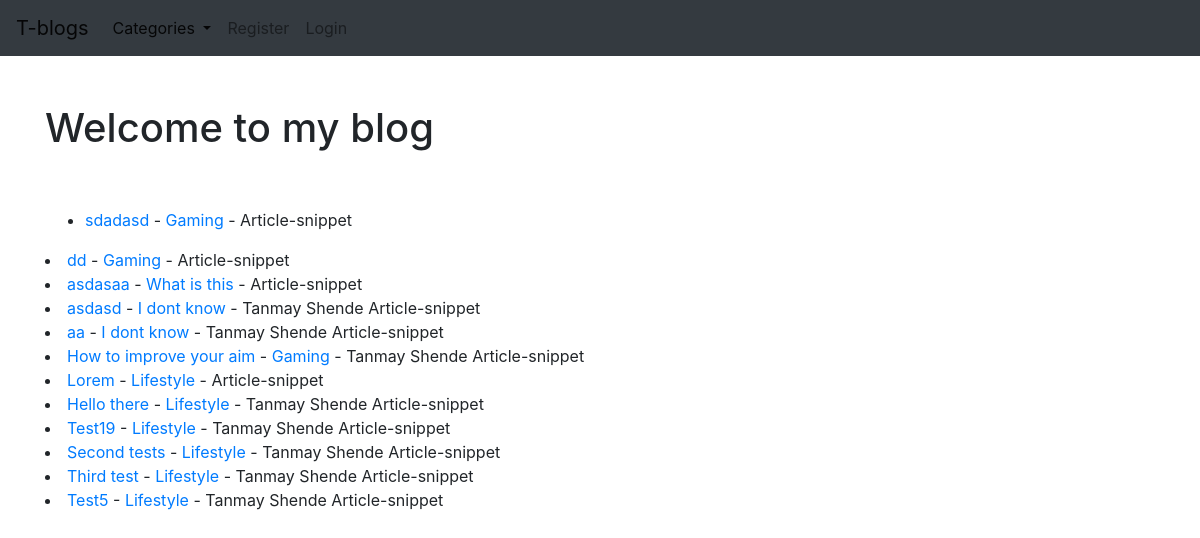
Before: / with the older database file.
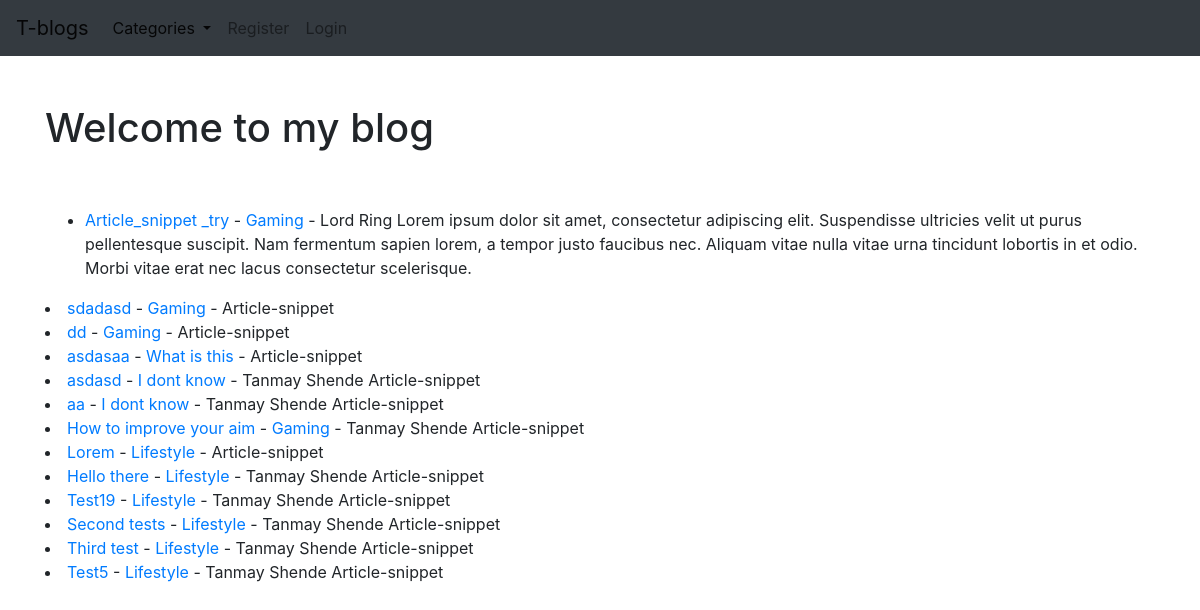
After: the same page with the newer database file.
### myblog/models.py (models this page shows, shortened)
class Blogpost(models.Model):
    title=models.CharField(max_length=100)
    title_tag = models.CharField(max_length=100)
    body=RichTextField(blank=True,null=True)
    author=models.ForeignKey(User,on_delete=models.CASCADE)
    date_posted=models.DateTimeField(auto_now_add=True)
    categories=models.CharField(max_length=100)
    slug = models.SlugField(max_length = 250, null = True, blank = True)
    like=models.ManyToManyField(User,related_name='likes')
    snippet=models.CharField(max_length=300)

### myblog/views.py (the view)
# urls.py: path('', Homeview.as_view(), name='home'),
class Homeview(ListView):
    model = Blogpost
    template_name = 'home.html'
    ordering = ['-date_posted']
    def get_context_data(self, *args, **kwargs):
        cat_menu = Categories.objects.all()
        context = super(Homeview, self).get_context_data(*args, **kwargs)
        context['cat_menu'] = cat_menu
        return context

### myblog/models.py (called while the page is built)
    def __str__(self):
        return self.name

### templates/home.html (shortened to what this page needs)
{% extends 'base.html' %}
{% block content %}
<h1>Welcome to my blog {{ user.username }} </h1>
    <br>
    <br>
    <ul>
{% for post in object_list %}
         <li>
        <a href={% url 'article_detail' post.pk  %}>{{ post.title }}</a> - <a href="{% url 'url_category' post.categories|slugify%}">{{ post.categories }}</a> -   {{ post.author.first_name }}  {{ post.author.last_name }}
    {{ post.snippet }}
    </li>
    </ul>
{% endfor %}
{% endblock %}

### templates/base.html (shortened to what this page needs)
<!doctype html>
<html lang="en">
  <head>
    <link rel="stylesheet" href="https://cdn.jsdelivr.net/npm/bootstrap@4.5.3/dist/css/bootstrap.min.css">
      <nav class="navbar navbar-expand-lg navbar-light bg-dark">
  <a class="navbar-brand" href="{% url 'home' %}">T-blogs</a>
  <div class="collapse navbar-collapse" id="navbarNavAltMarkup">
    <div class="navbar-nav">
{% if cat_menu %}
<div class="dropdown show">
  <a class="nav-item nav-link dropdown-toggle" href="#" role="button" id="dropdownMenuLink" data-toggle="dropdown" aria-haspopup="true" aria-expanded="false">
    Categories
  </a>
</div>
{% endif %}
        {% if user.is_authenticated %}
            <a class="nav-item nav-link active" href="{% url 'add_post' %}">New post <span class="sr-only">(current)</span></a>
                        <a class="nav-item nav-link active" href="{% url 'add_category' %}">New category <span class="sr-only">(current)</span></a>
            <a class="nav-item nav-link" href="{% url 'logout' %}">Logout </a>
        {% else  %}
            <a class="nav-item nav-link" href="{% url 'register' %}">Register </a>
             <a class="nav-item nav-link" href="{% url 'login' %}">Login </a>
        {% endif %}
    </div>
  </div>
</nav>
  </head>
  <body>
    <div>
        <br>
        <br>
    </div>
  <div class="container">
  {% block content %}
    {% endblock %}
  </div>
  </body>
</html>

Changed rows visible on the page:
added Blogpost: title "Article_snippet _try", categories "Gaming", author.first_name "Lord", author.last_name "Ring", snippet "Lorem ipsum dolor sit amet, consectetur adipiscing elit. Suspendisse ultricies velit ut purus pellentesque suscipit. Nam fermentum sapien lorem, a tempor justo faucibus nec. Aliquam vitae nulla vitae urna tincidunt lobortis in et odio. Morbi vitae erat nec lacus consectetur scelerisque."
